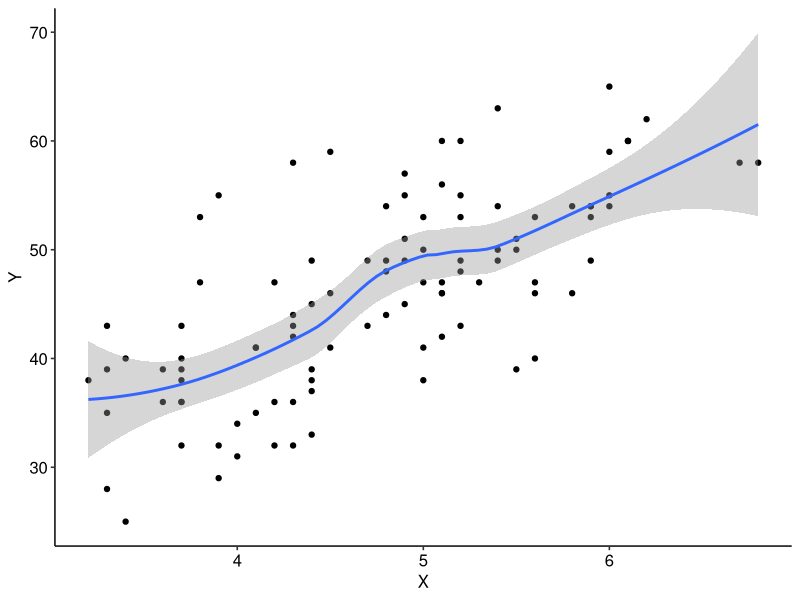
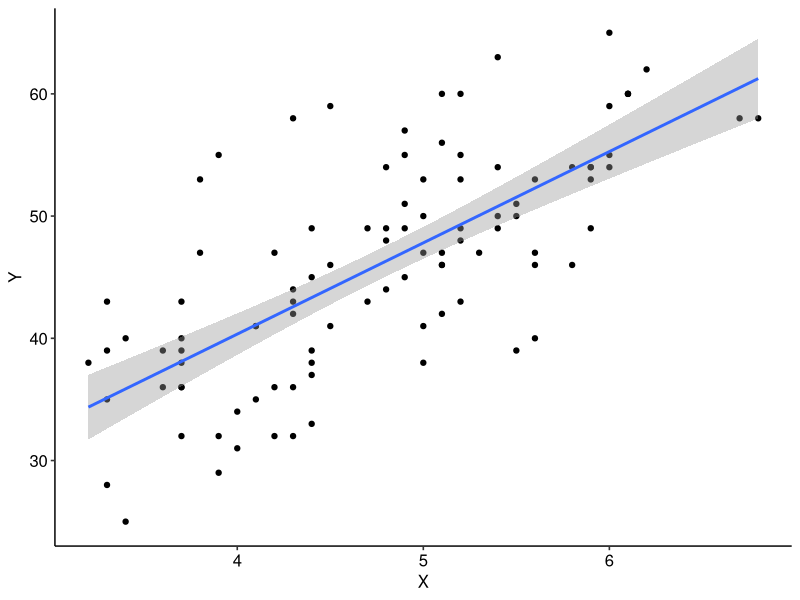

Reproduce these figures in R, in order.
## ---- chunk 1
knitr::opts_chunk$set(echo = TRUE)
library(tidyverse)
library(ggpubr)
library(knitr)
theme_set(theme_pubr())
## ---- chunk 2
dados <- readxl::read_excel('dados.xlsx')

# selecionando apenas as features X9 e X_10
dados <- dados[c('X9', 'X10')]

# mudando o nome da coluna
colnames(dados) <- c('Y', 'X')

# criando as colunas do cálculo
dados <- dados %>%
  mutate(
    'X^2' = map2_dbl(.x = X, .y = X, ~ .x * .y),
    'Y^2' = map2_dbl(.x = Y, .y = Y, ~ .x * .y),
    'XY' = map2_dbl(.x = X, .y = Y, ~ .x * .y)
  )

dados %>%
  head() %>%
  knitr::kable()

# somando as colunas
soma <- dados %>% map_dbl(sum)
print(soma)

# médias
X_mean <- mean(dados$X)
Y_mean <- mean(dados$Y)

# std
X_std <- sd(dados$X)
  
# n length
n = nrow(dados)

# prints
cat('Média de X:', X_mean)

cat('Média de Y:', Y_mean)

cat('Desvio padrão de X:', X_std)
## ---- chunk 3
b = as.numeric((soma['XY'] - (n * X_mean * Y_mean)) / ((n - 1) * (X_std)^2))

cat('b =', b)

a = Y_mean - b * X_mean

cat('a =', a)
## ---- chunk 4

# grafico entre os dois
ggplot(dados, aes(x = X, y = Y)) +
  geom_point() +
  stat_smooth()

# correlação
cor(dados$X, dados$Y)

# modelo linear
model <- lm(Y ~ X, data = dados)
model

# regression line
ggplot(dados, aes(X, Y)) +
  geom_point() +  stat_smooth(method = lm)

# model summary
summary(model)
## ---- chunk 5

residuals(model)[c(n, n-1, n-2)]
## ---- chunk 6

frutas <- tibble(
  Chuvas = c(42,18,25,18,35,10,25,28,17,18),
  Manga = c(154,76,100,90,154,70,90,65,84,65),
  Abacate = c(146,96,132,105,146,86,140,132,100,94)
)

frutas %>%
  knitr::kable(align = "ccc")
## ---- chunk 7

cor_spearman_mg = cor(x = frutas$Chuvas, y = frutas$Manga, method =  "spearman")
cat('Spearman:', cor_spearman_mg)

cor_pearson_mg = cor(frutas$Chuvas, frutas$Manga, method = 'pearson')
cat('Pearson:', cor_pearson_mg)

## ---- chunk 8

cor_spearman_ab = cor(x = frutas$Chuvas, y = frutas$Abacate, method =  "spearman")
cat('Spearman:', cor_spearman_ab)

cor_pearson_ab = cor(frutas$Chuvas, frutas$Abacate, method = 'pearson')
cat('Pearson:', cor_pearson_ab)

## ---- chunk 9

Z_obs = function(r, n, h0){
  
  Z = 1.1513 * log((1 + r)/(1 - r), base = 10)
  
  uz = 1.1513 * log((1 + h0) / (1 - h0), base = 10)
  
  sigma_z = sqrt(1 / (n - 3))
  
  (Z - uz) / sigma_z
}
